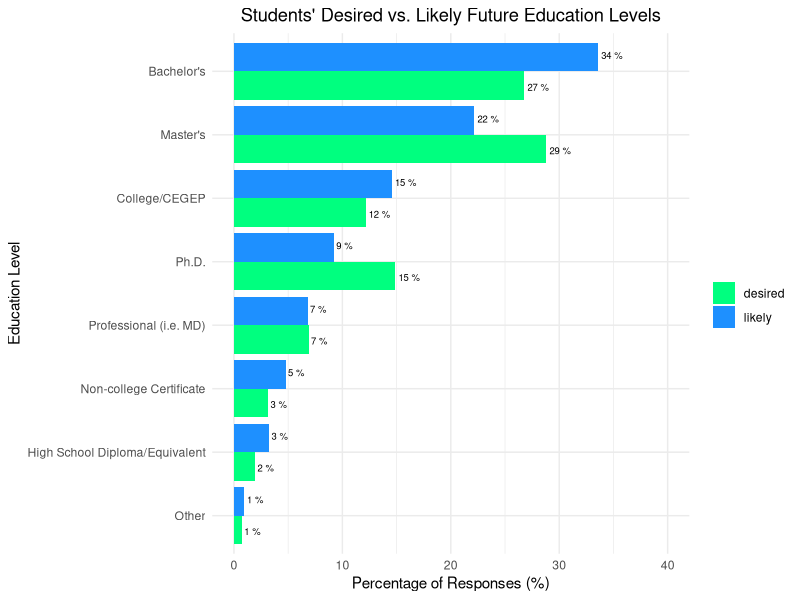

Source code (R):
## ---- chunk 1
knitr::opts_chunk$set(echo = TRUE)
library(tidyverse)
library(dplyr)
library(kableExtra)
mycols <- c("springgreen1", "dodgerblue","deeppink", "slateblue2",  "cornflowerblue", "orchid2") # my color palette
## ---- chunk 2
# tables 

student_data <- read_csv("student_data.csv")  %>% mutate(age_group = ifelse(age_group == "15 to 24 years", "15 to 24 years", "25 and over")) %>% mutate(obstacles_future_edu = ifelse(obstacles_future_edu == "Other - Specify", "Other", obstacles_future_edu)) # loading data

sex_table <- student_data %>% group_by(sex) %>% count() %>% mutate(prop=paste(round(n/nrow(student_data), 2)*100, "%")) 
colnames(sex_table) <- c("Sex", "Number of Students", "Proportion of Students")
sex_table <- sex_table %>% kbl() %>% kable_styling() 

obstacles_data <- student_data %>% filter(obstacles != "NA") 
obstacles_table <- obstacles_data %>%  group_by(obstacles) %>% summarise(n=n()) %>% mutate(prop=paste(round(n/nrow(student_data), 2)*100, "%"))  
colnames(obstacles_table) <- c("Obstacles", "Number of Students", "Proportion of Students")
obstacles_table <- obstacles_table %>% kbl() %>% kable_styling() 


what_obstacles_data <- student_data %>% filter(obstacles_future_edu!= "NA") 
what_obstacles_table <- what_obstacles_data %>% group_by(obstacles_future_edu)%>% summarise(n=n()) %>% mutate(prop=paste(round(n/nrow(what_obstacles_data), 2)*100, "%")) 
colnames(what_obstacles_table) <- c("Obstacles", "Number of Students", "Proportion of Students")
what_obstacles_table <-what_obstacles_table %>% kbl() %>% kable_styling() 

## ---- chunk 3
sex_table
obstacles_table
what_obstacles_table
## ---- chunk 4
# graphs 

likely_students <- student_data %>% filter(likely_future_edu != "NA", desired_future_edu != "NA") %>% group_by(likely_future_edu) %>% summarise(n=n()) %>% mutate(future_edu = "likely") %>% rename(edu_level = likely_future_edu) %>% mutate(prop = n*100/nrow(student_data))

# desired education levels of students
desired_students <- student_data %>% filter(likely_future_edu != "NA", desired_future_edu != "NA") %>%  group_by(desired_future_edu) %>% summarise(n=n()) %>% mutate(future_edu = "desired") %>% rename(edu_level = desired_future_edu) %>% mutate(prop = 100*n/nrow(student_data))

future_education_data <- rbind(likely_students, desired_students)

# plot of proportions of students' desired and likely 

future_edu_props <-  future_education_data %>% ggplot(aes(y =reorder(edu_level, prop ), x=prop, fill = future_edu)) + geom_bar(stat = "identity", position = "dodge") + scale_fill_manual(values=mycols) + theme_minimal()  + labs(x="Percentage of Responses (%)", y = "Education Level", fill = "") + ggtitle("Students' Desired vs. Likely Future Education Levels") + theme(plot.title = element_text(hjust = 0.5))  + geom_text(aes(label = paste(round(prop), "%")), size = 2.4, position = position_dodge(width = 1), hjust = -0.15) + scale_y_discrete( labels = c("Other", "High School Diploma/Equivalent", "Non-college Certificate", "Professional (i.e. MD)" , "Ph.D." , "College/CEGEP", "Master's", "Bachelor's" )) + scale_x_continuous(limits = c(0, 40))


## ---- chunk 5
future_edu_props
